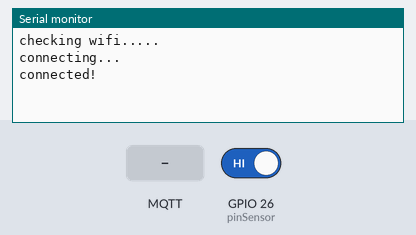
A sketch run on a simulated ESP32. Parts: the last lines printed to the serial monitor. The test bench sets the inputs (shaded band); at power-on: GPIO 26 (pinSensor) HIGH. WiFi joins after 1.5 s; servers stay silent unless stated; no MQTT or app messages arrive unless stated.

Above: at 3.2 s.
3.3 s: GPIO 26 (pinSensor) driven LOW
At 5.2 s:
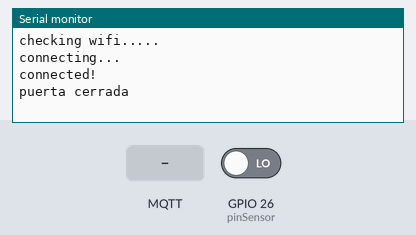
5.5 s: MQTT message "1" arrives on the first subscribed topic
At 6.1 s:
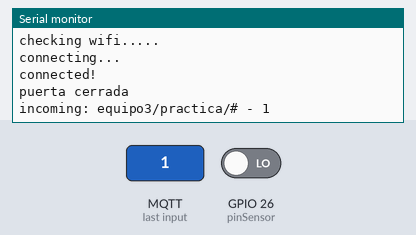
7.0 s: MQTT message "on" arrives on the first subscribed topic
At 8.2 s:
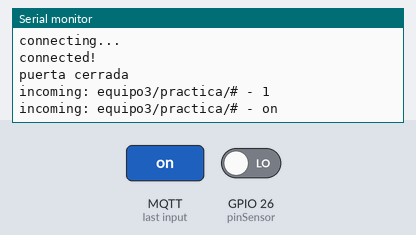
8.5 s: MQTT message "off" arrives on the first subscribed topic
At 9.4 s:
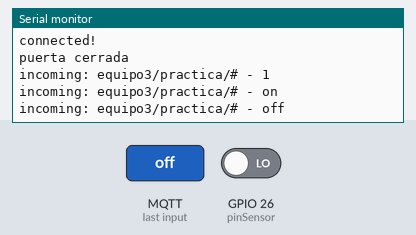
10.0 s: GPIO 26 (pinSensor) driven HIGH
At 10.5 s:
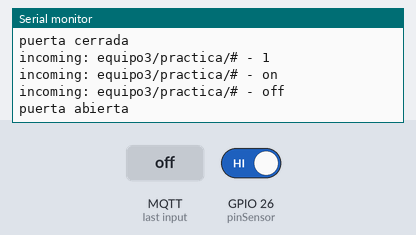

Measured:
- after the input at 3.3 s, the serial monitor: prints a new line after 0.78 s (image 1)
- after the input at 5.5 s, the serial monitor: prints a new line at once (image 2)
- after the input at 7.0 s, the serial monitor: prints a new line at once (image 3)
- after the input at 8.5 s, the serial monitor: prints a new line at once (image 4)
- after the input at 10.0 s, the serial monitor: prints a new line after 0.13 s (image 5)

The sketch:

MagneticoMQTT.ino
```cpp
#include <WiFi.h>
#include <MQTT.h>

const char ssid[] = "Equipo3";
const char pass[] = "IvRaCarDi03";
const char broker[] = "iot.eclipse.org";
const int pinSensor = 26;
int cambiaEstado=0;

WiFiClient net;
MQTTClient client;

unsigned long lastMillis = 0;

void connect() {
 Serial.print("checking wifi...");
 while (WiFi.status() != WL_CONNECTED) {
 Serial.print(".");
 delay(1000);
 }
 Serial.print("\nconnecting...");
 while (!client.connect("arduino", "try", "try")) {
 Serial.print(".");
 delay(1000);
 }
 Serial.println("\nconnected!");
 client.subscribe("equipo3/practica/#");
 //client.unsubscribe("equipo3/practica/#");
}
void messageReceived(String &topic, String &payload) {
 Serial.println("incoming: " + topic + " - " + payload);
}
void setup() {
 Serial.begin(115200);
 pinMode(pinSensor, INPUT_PULLUP);
 WiFi.begin(ssid, pass);
client.begin(broker, net);
 client.onMessage(messageReceived);
 connect();
}
void loop() {
 client.loop();
 delay(10); // <- Esperamos a que WiFi sea estable
 int value = digitalRead(pinSensor);

 if (!client.connected()) {
 connect();
 }

 // publicamos un mensaje cuando value cambie y cada segundo

    if (millis() - lastMillis > 1000) {
      lastMillis = millis();
if (value == LOW) {
  if(cambiaEstado==0){
      Serial.println("puerta cerrada");
      client.publish("equipo3/practica/magnetico", "CERRADA");
      cambiaEstado=1;
  }
} else {
  if(cambiaEstado==1){
    Serial.println("puerta abierta");
    client.publish("equipo3/practica/magnetico", "ABIERTA");
    cambiaEstado=0;
  }
}
    }
}
```
